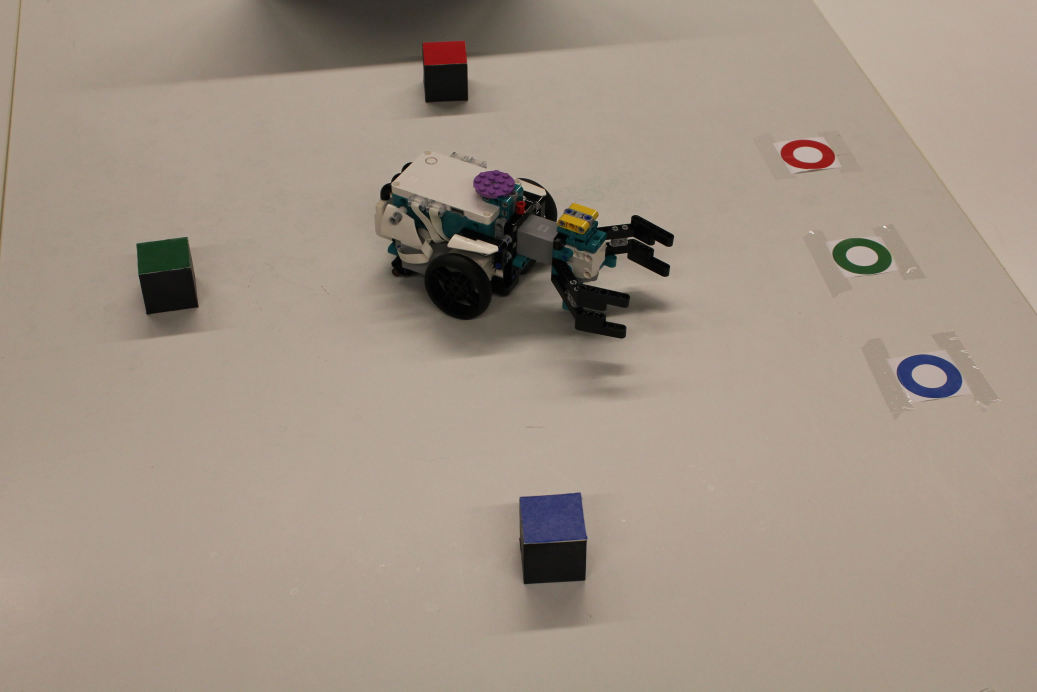
#> input picture data/DETECTION_ALEX_VEIKKA.jpg, 5184 x 3456 px (shown at 1/5 size)
$ python -i assignment.py   (imports and definitions only)
#> lines starting #> are read from the running program, lines starting #| are printed output that depends on the picture; after the words box and inside, x2 and y2 are one past the last pixel; in counts of white or black regions, pixels touching at a corner belong together
import numpy as np
import cv2 as cv
from PIL import Image
import pandas as pd
from scipy.linalg import rq
from pathlib import Path
from matplotlib.axes import Axes
import skimage
# You can import any other files that you use.
# Please also provide pip requirements file for any additional libraries that you might need


# [241 lines left out: functions calibrate, move_block, load_img, select_points, calibrate_default, calibrate_norm and 2 more, not called in this run]


def locate_bot(img: Image) -> list[np.array]:

    """
    Locates robot purple disk and two yellow bars.
    Returns points in the image plane.

    [disk, bar1, bar2]
    """

    img = np.array(img)

    # threshold color in HSV
    hsv = cv.cvtColor(img, cv.COLOR_RGB2HSV)
#> hsv: shape (3456, 5184, 3); mean H, S, V 17, 46.6, 161.5
    mask_y = cv.inRange(hsv, (20, 40, 120), (40, 255, 255))
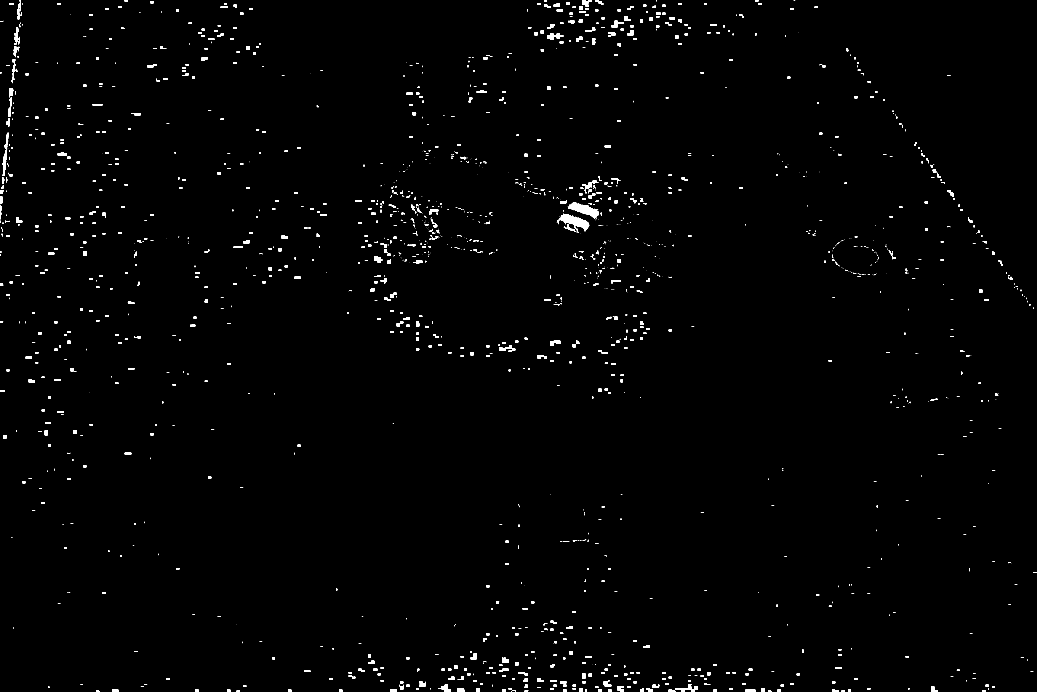
#> mask_y: shape (3456, 5184) (shown at 1/5 size); 0.83% white; 1795 white regions (808 under 20 px), largest, box (x1, y1, x2, y2) and area: (2786, 1070, 2946, 1157) 5416, (2840, 1015, 2993, 1092) 5088, (10, 664, 43, 880) 1935
    mask_m = cv.inRange(hsv, (140, 40, 30), (160, 255, 255))
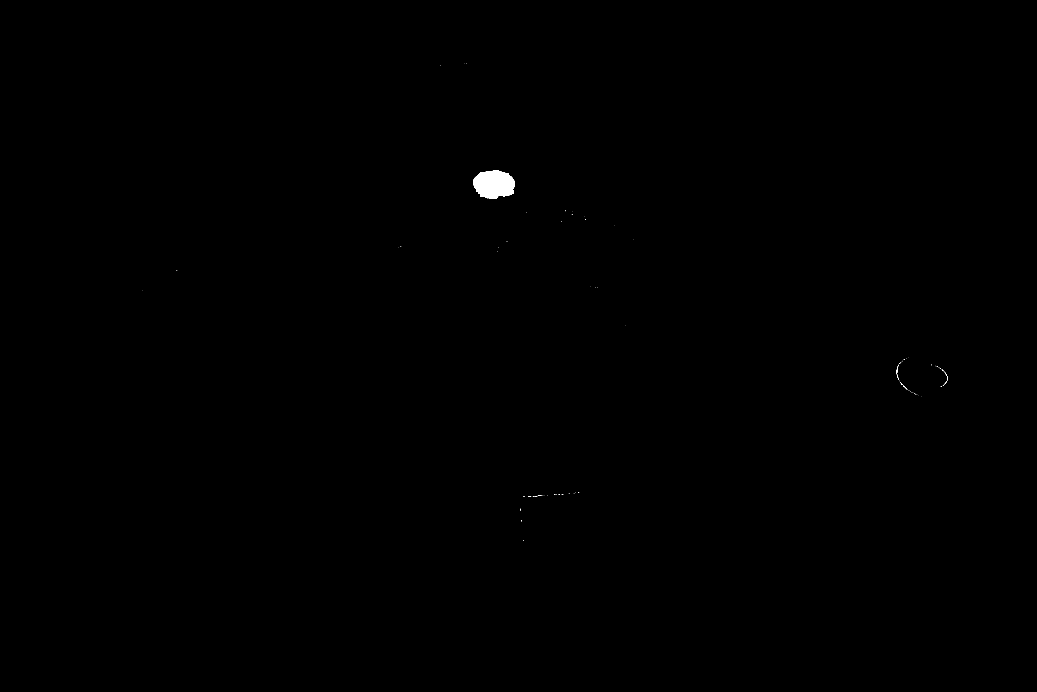
#> mask_m: shape (3456, 5184) (shown at 1/5 size); 0.13% white; 96 white regions (89 under 20 px), largest, box (x1, y1, x2, y2) and area: (2368, 850, 2574, 992) 22501, (4484, 1832, 4490, 1872) 64, (4486, 1872, 4496, 1901) 42
    mask = mask_m | mask_y
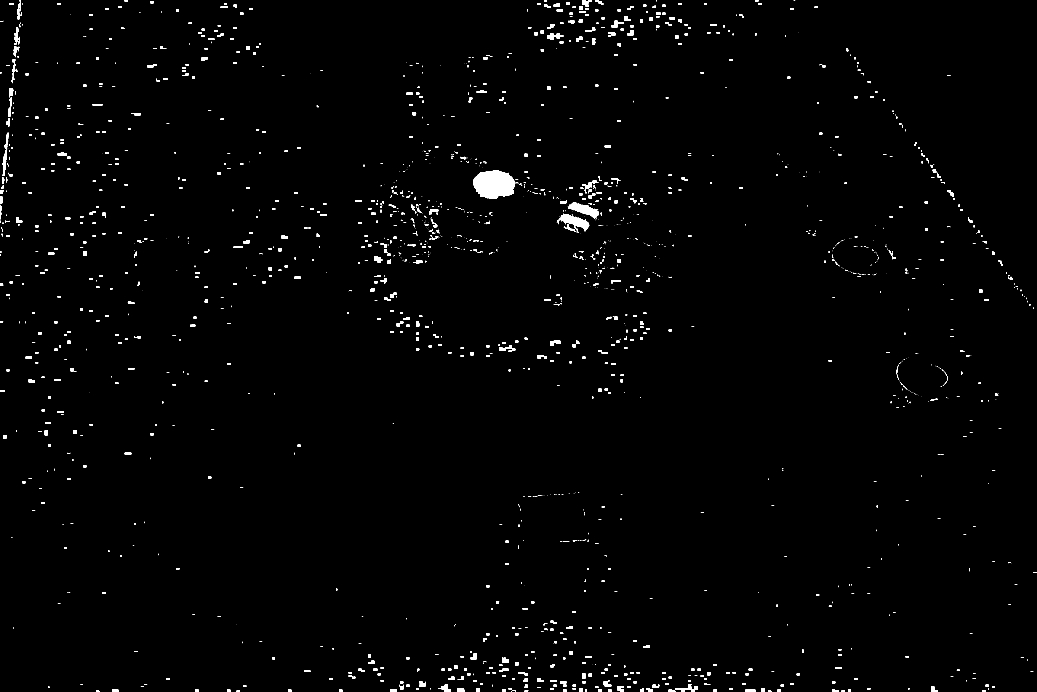
#> mask: shape (3456, 5184) (shown at 1/5 size); 0.96% white; 1891 white regions (897 under 20 px), largest, box (x1, y1, x2, y2) and area: (2368, 850, 2574, 992) 22501, (2786, 1070, 2946, 1157) 5416, (2840, 1015, 2993, 1092) 5088

    # simplify mask
    opened = cv.morphologyEx(mask, cv.MORPH_OPEN, np.ones((7, 7)))
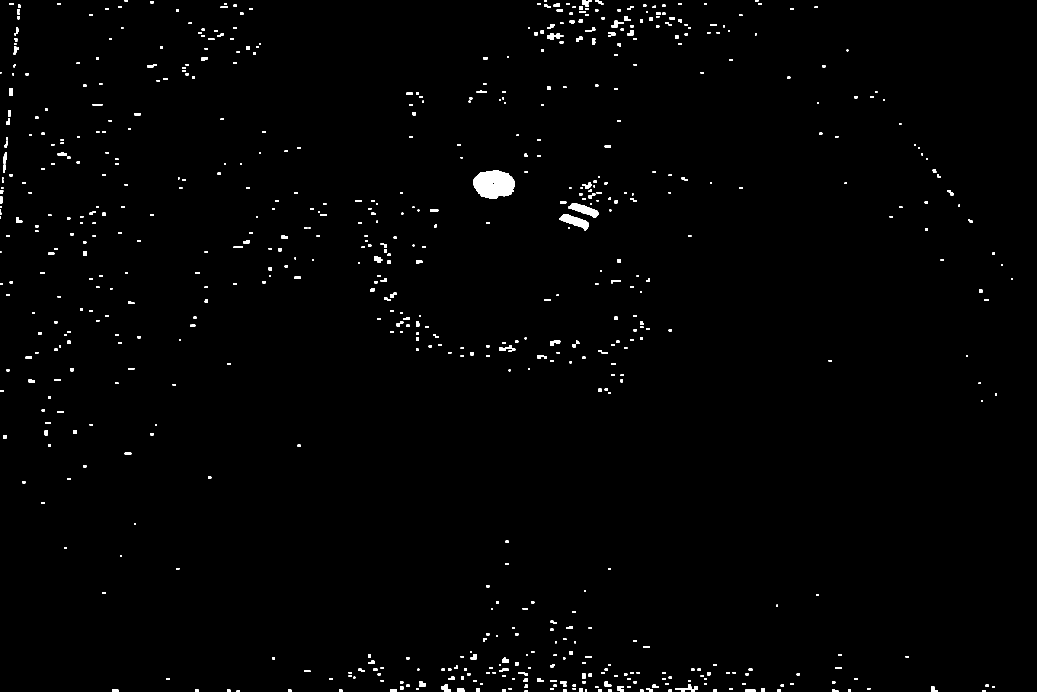
#> opened: shape (3456, 5184) (shown at 1/5 size); 0.81% white; 677 white regions, largest, box (x1, y1, x2, y2) and area: (2368, 851, 2574, 992) 22388, (2796, 1072, 2945, 1152) 5261, (2843, 1015, 2993, 1089) 4900
    closed = cv.morphologyEx(opened, cv.MORPH_CLOSE, np.ones((11, 11)))
#> closed: shape (3456, 5184); 0.83% white; 645 white regions

    labels = skimage.measure.label(closed)
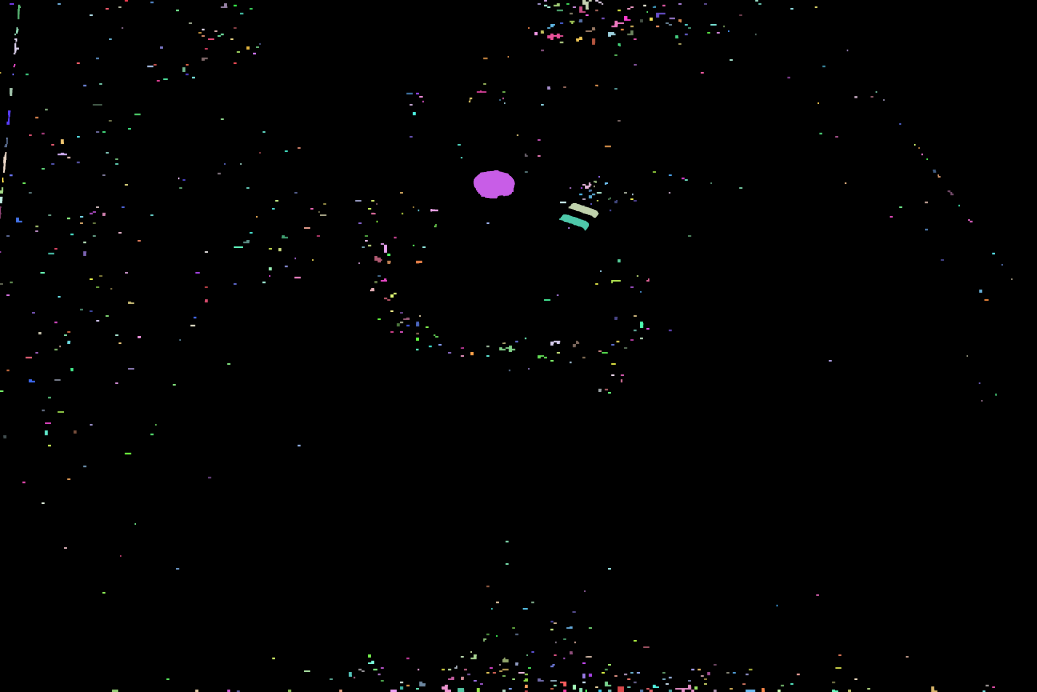
#> labels: shape (3456, 5184) int64 (shown at 1/5 size); 646 distinct labels, from 0 to 645; one colour per label, 0 black
    regions = skimage.measure.regionprops(labels)
#> regions = 645 regions; largest, box (x1, y1, x2, y2) and area: (2368, 851, 2574, 992) 22596, (2796, 1072, 2945, 1152) 5267, (2843, 1015, 2993, 1089) 4903, (2736, 168, 2816, 200) 1405, (15, 760, 33, 864) 1140

    # filter out 3 largest contours based on area (ideally disk and bars)
    areas = np.array([r.area for r in regions])
#> areas = 645 values, max 22596 at index 198, min 48 at index 115, mean 230.2
    idx = areas.argsort()[::-1]
#> idx = 645 values, max 644 at index 613, min 0 at index 288, mean 322
    coords = [regions[i].coords[:, ::-1] for i in idx[:3]]
#> coords = 3 items

    return coords


# [113 lines left out: functions locate_red, locate_green, locate_blue, img_to_world, not called in this run]

>>> import cv2
>>> picture = cv2.cvtColor(cv2.imread('data/DETECTION_ALEX_VEIKKA.jpg'), cv2.COLOR_BGR2RGB)
>>> result = locate_bot(picture)
#> result = 3 items
